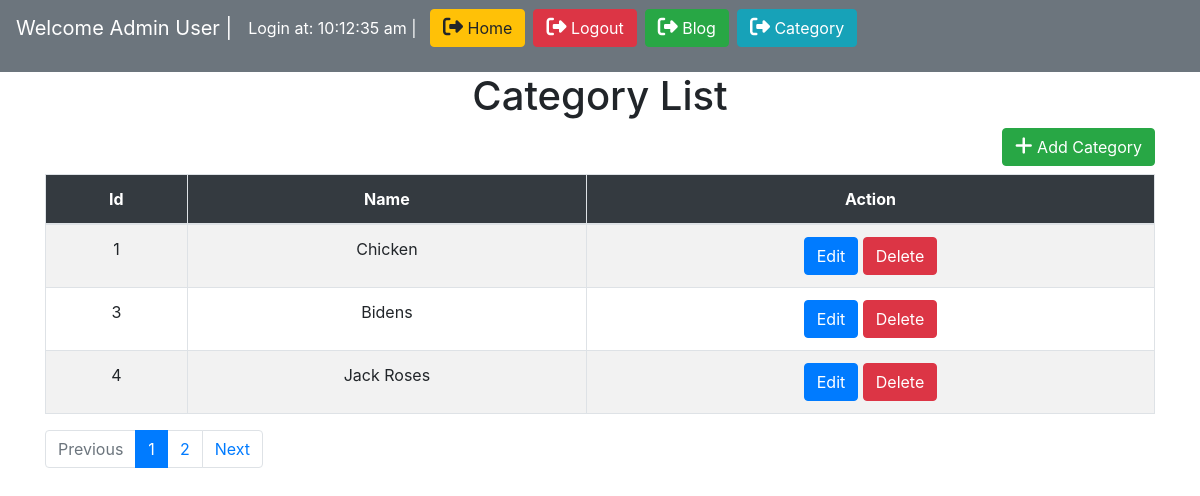
The page /category/category_list.php (signed in) on the database its author committed.
### tables this page shows
CREATE TABLE `category` (
  `id` int NOT NULL,
  `name` varchar(191) DEFAULT NULL
);

### category/category_list.php (the view, shortened to what this page needs)
<?php
include "../config.php";
$page = isset($_GET['page']) ? $_GET['page'] : 1;
$limit = 3;
$offset = ($page-1)*$limit;
$sql = "SELECT * FROM category LIMIT $limit OFFSET $offset";
$query = mysqli_query($link,$sql);
?>
<!DOCTYPE html>
<html lang="en">
<head>
    <link rel="stylesheet" href="https://maxcdn.bootstrapcdn.com/bootstrap/4.5.2/css/bootstrap.min.css">
</head>
<body>
<?php
include('../include/header.php');
?>
<div class="container">
    <h1 class="text-center">Category List</h1>
    <div class="text-right"><a href="create_category.php" class="btn btn-success mb-2"><i class='fas fa-plus'></i> Add Category</a></div>
    <table class="table table-bordered table-striped table-hover">
        <thead class="bg-dark text-center text-white">
        <tr>
            <th>Id</th>
            <th>Name</th>
            <th>Action</th>
        </tr>
        </thead>
        <tbody class="text-center">
        <?php if(mysqli_num_rows($query) == 0){ ?>
            <tr><td colspan="7" class="text-center">No record found</td></tr>
        <?php }else{
            $psql = "SELECT * FROM category";
            $pquery = mysqli_query($link,$psql);
            $total_record = mysqli_num_rows($pquery);
            $total_page = ceil($total_record/$limit);
            ?>
            <?php while($row = mysqli_fetch_assoc($query)){ ?>
                <tr>
                    <td><?php echo $row['id'] ?></td>
                    <td><?php echo $row['name'] ?></td>
                    <td>
                        <a href="category_update.php?id=<?php echo $row['id']; ?>" class="btn btn-primary">Edit</a>
                        <a href="category_delete.php?id=<?php echo $row['id']; ?>" class="btn btn-danger" onclick="return confirm('Are you sure?')">Delete</a>
                    </td>
                </tr>
            <?php }} ?>
        </tbody>
    </table>
    <ul class="pagination">
        <li class="page-item <?php echo ($page > 1) ? '' : 'disabled' ?>"><a class="page-link" href="category_list.php?page=<?php echo $page-1 ?>">Previous</a></li>
        <?php for($i=1;$i<=$total_page;$i++){ ?>
            <li class="page-item <?php echo ($page == $i) ? 'active' : '' ?>"><a class="page-link" href="category_list.php?page=<?php echo $i ?>"><?php echo $i ?></a></li>
        <?php } ?>
        <li class="page-item <?php echo ($total_page > $page) ? '' : 'disabled' ?>"><a class="page-link" href="category_list.php?page=<?php echo $page+1 ?>">Next</a></li>
    </ul>
</div>
</body>
</html>

### category/category_list.php (style rules this page uses)
.fas { font-size: 20px; }

### rows shown on the page
category: id "1", name "Chicken"
category: id "3", name "Bidens"
category: id "4", name "Jack Roses"

### other values the page prints
$_SESSION['name'] "Admin User"
$_SESSION['login_at'] "10:12:35 am"
